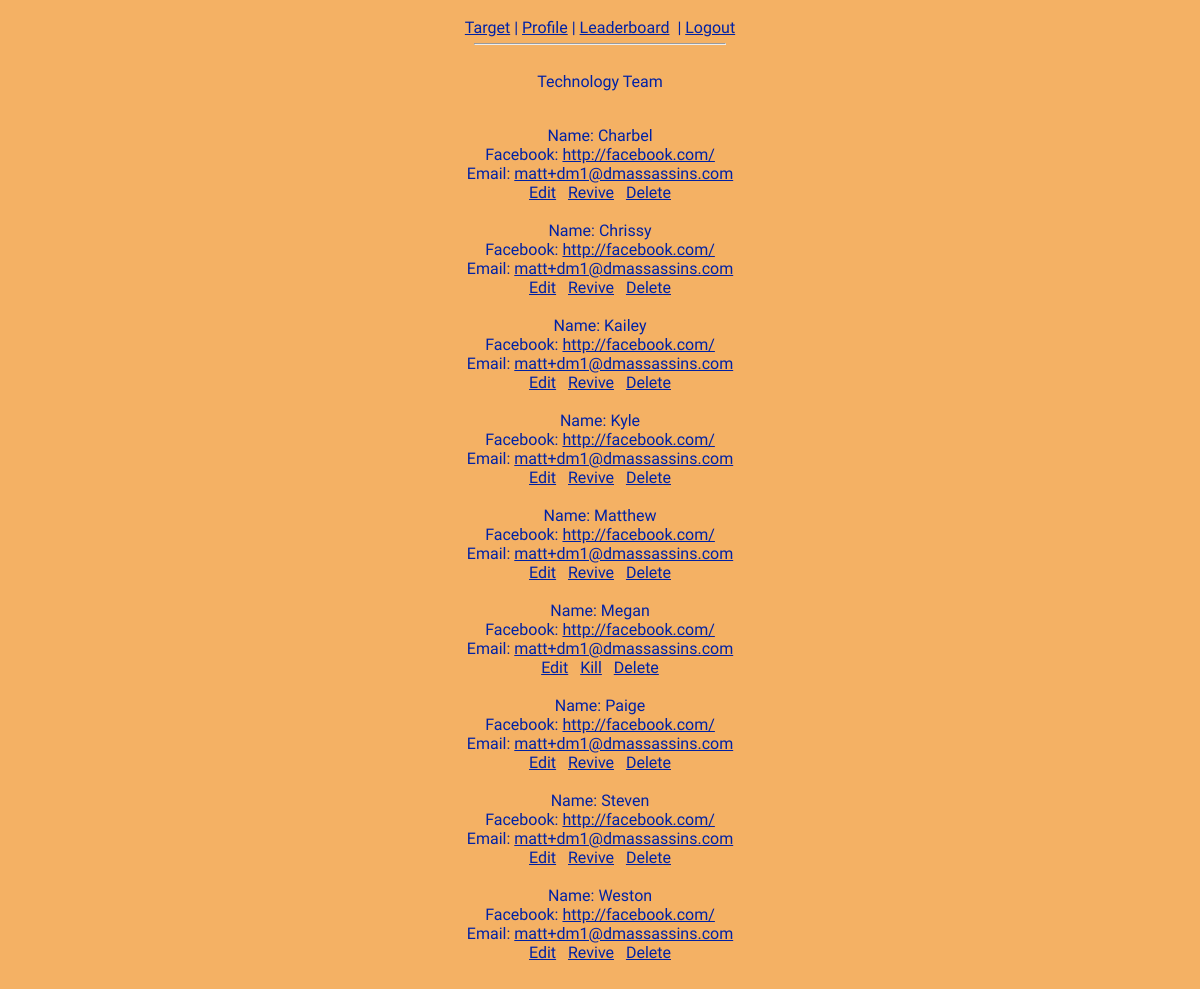
/overall.php (signed in), run on the app's committed database.
### tables this page shows
CREATE TABLE `users` (
  `pin` smallint(3) NOT NULL,
  `username` text,
  `password` text,
  `name` text,
  `email` text,
  `facebook` text,
  `team` smallint(2) DEFAULT NULL,
  `usertype` smallint(6) DEFAULT NULL,
  `killed` smallint(6) DEFAULT NULL,
  `alive` tinyint(1) DEFAULT NULL,
  `target` smallint(3) DEFAULT NULL,
  `targetted` tinyint(1) DEFAULT NULL,
  `time` timestamp NOT NULL DEFAULT CURRENT_TIMESTAMP ON UPDATE CURRENT_TIMESTAMP,
  PRIMARY KEY (`pin`)
);

### getTeam.php (called while the page is built, shortened)
<?php
function getTeam($teamNum)
{
	switch ($teamNum)
	{
		case	11	: $outputTeam = "Technology"; break;
	}
	return $outputTeam;
}
?>

### overall.php (the view, shortened to what this page needs)
<?php
include("dashboard.php");
?>
<html>
<head>
<?php
include("getTeam.php");
$myTeam = $_SESSION['team'];
$teamNum = $_GET['team'];
if ($teamNum == NULL)
{
	$teamNum = $myTeam;
}
?>
</head>
<body>
<?php
	$table = "users";
	echo('<p>'.getTeam($teamNum).' Team</p><br />');
	$result = mysql_query("SELECT * FROM $table where team = $teamNum ORDER BY name");
while ($row = mysql_fetch_array($result))
	{
		$name = $row["name"];
		$username = $row["username"];
		$facebook = $row["facebook"];
		$email = $row["email"];
		$alive = $row["alive"];
		echo("Name: ".$name);
		echo('<br />Facebook: <a href="'.$facebook.'">'.$facebook.'</a>');
		echo('<br />Email: <a href="mailto:'.$email.'">'.$email.'</a>');
		echo('<br /><a href="editUser.php?username='.$username.'"> Edit</a> ');
		if ($alive)
		{
			echo(' &nbsp; <a href="killUser.php?username='.$username.'" onclick="return confirm('."'Are you sure you want to kill this user? If yes, then click OK.'".')">Kill</a>');
		}
		else
		{
			echo(' &nbsp; <a href="reviveUser.php?username='.$username.'" onclick="return confirm('."'Are you sure you want to revive this user? If yes, then click OK.'".')">Revive</a>');
		}
		echo(' &nbsp; <a href="deleteUser.php?username='.$username.'" onclick="return confirm('."'Are you sure you want to delete this user? If yes, then click OK.'".')">Delete</a><br /><br />');
	}
?>
</div>
</body>
</html>

### styles.css (style rules this page uses)
body { background: #f4b164; background: -webkit-gradient(radial, center center, 0px, center center, 100%, color-stop(0%,#ea780e), color-stop(100%,#f4b164)); background: -moz-radial-gradient(center, ellipse cover, #ea780e 0%, #f4b164 100%); background: -ms-radial-gradient(center, ellipse cover, #ea780e 0%,#f4b164 100%); background: radial-gradient(center, ellipse cover, #ea780e 0%,#f4b164 100%); filter: progid:DXImageTransform.Microsoft.gradient( startColorstr='#ea780e', endColorstr='#f4b164',GradientType=1 ); background-position: 100% 100%; background-repeat: no-repeat; background-attachment: fixed; }
a { color: #0021A5; text-decoration: underline; font-family: 'Kameron', serif; }

### data on the page
users: name "Charbel", facebook "http://facebook.com/", email "matt+dm1@dmassassins.com"
users: name "Chrissy", facebook "http://facebook.com/", email "matt+dm1@dmassassins.com"
users: name "Kailey", facebook "http://facebook.com/", email "matt+dm1@dmassassins.com"
users: name "Kyle", facebook "http://facebook.com/", email "matt+dm1@dmassassins.com"
users: name "Matthew", facebook "http://facebook.com/", email "matt+dm1@dmassassins.com"
users: name "Megan", facebook "http://facebook.com/", email "matt+dm1@dmassassins.com"
users: name "Paige", facebook "http://facebook.com/", email "matt+dm1@dmassassins.com"
users: name "Steven", facebook "http://facebook.com/", email "matt+dm1@dmassassins.com"
users: name "Weston", facebook "http://facebook.com/", email "matt+dm1@dmassassins.com"

### other printed values
getTeam($teamNum) "Technology"
